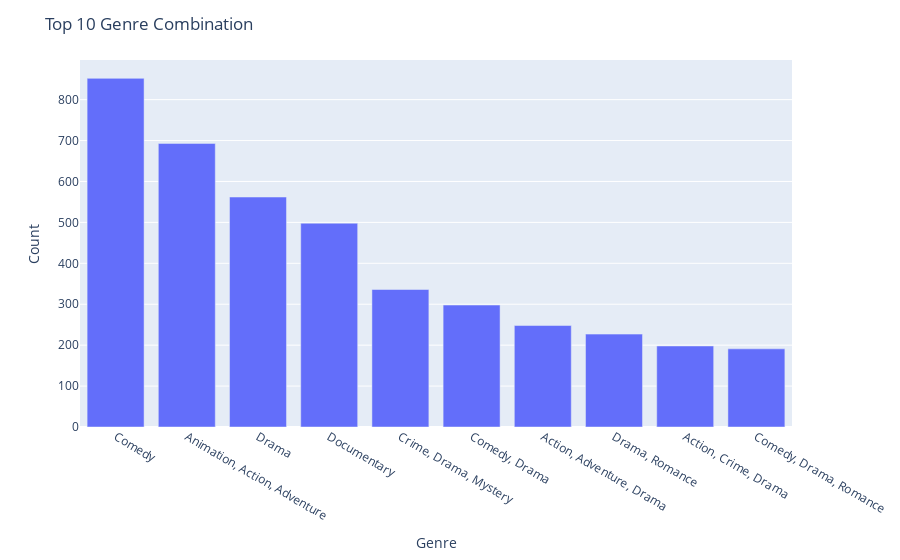

Here is the notebook cell this chart was saved with:
### Markdown cell above
# Genre

### Code cell
movie_genre = movie['GENRE'].value_counts().reset_index().rename(columns={'GENRE':'Count','index':'Genre'})

fig = px.bar(data_frame = movie_genre.sort_values(by='Count',ascending = False).head(10),
             x = 'Genre', y = 'Count')

fig.update_layout(title = 'Top 10 Genre Combination')

fig.show()

### Figure 1 — Plotly figure (JSON) as saved in the notebook; plotly's stock layout.template omitted (floating-point values rounded to 4 significant figures)
{"data": [{"alignmentgroup": "True", "hovertemplate": "Genre=%{x}<br>Count=%{y}<extra></extra>", "legendgroup": "", "marker": {"color": "#636efa", "pattern": {"shape": ""}}, "name": "", "offsetgroup": "", "orientation": "v", "showlegend": false, "textposition": "auto", "type": "bar", "x": ["Comedy", "Animation, Action, Adventure", "Drama", "Documentary", "Crime, Drama, Mystery", "Comedy, Drama", "Action, Adventure, Drama", "Drama, Romance", "Action, Crime, Drama", "Comedy, Drama, Romance"], "xaxis": "x", "y": [852, 693, 562, 498, 336, 298, 248, 227, 198, 191], "yaxis": "y"}], "layout": {"barmode": "relative", "legend": {"tracegroupgap": 0}, "margin": {"t": 60}, "title": {"text": "Top 10 Genre Combination"}, "xaxis": {"anchor": "y", "domain": [0, 1], "title": {"text": "Genre"}}, "yaxis": {"anchor": "x", "domain": [0, 1], "title": {"text": "Count"}}}}
